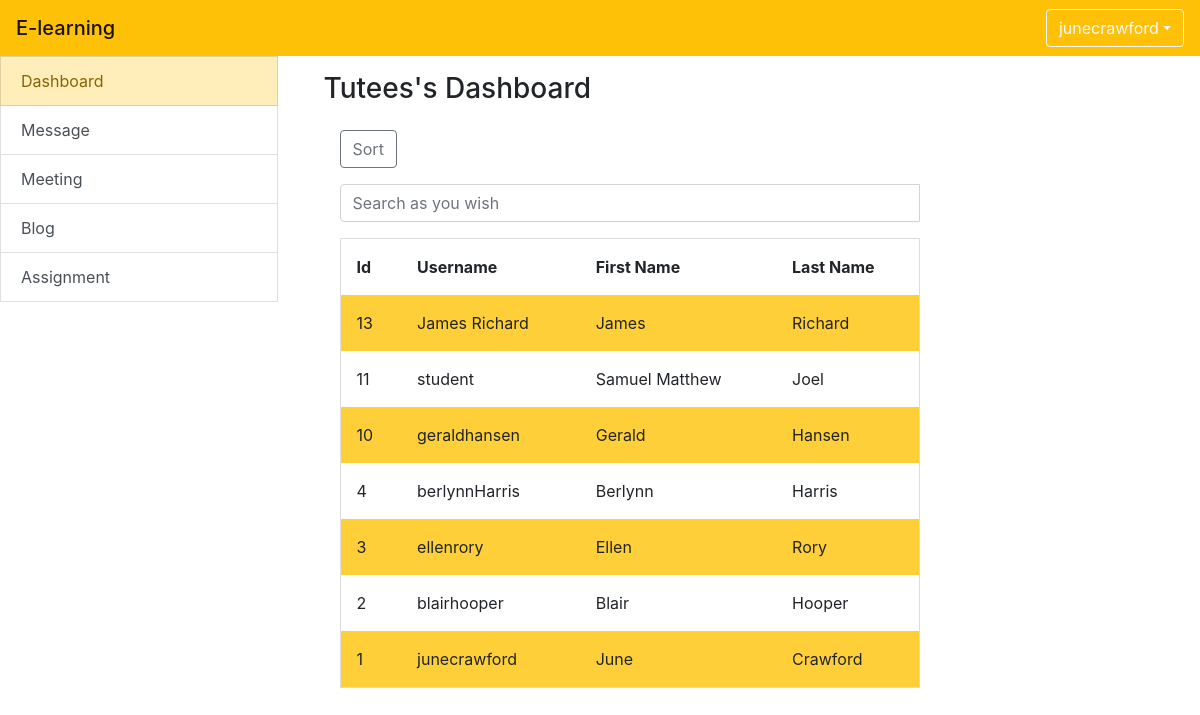
The page /lecture_dashboard.php (signed in) on the database its author committed.
### tables this page shows
CREATE TABLE `student` (
  `studId` int(11) NOT NULL,
  `username` varchar(50) NOT NULL,
  `password` varchar(50) NOT NULL,
  `firstName` varchar(50) NOT NULL,
  `lastName` varchar(50) NOT NULL,
  `email` varchar(50) NOT NULL,
  `Tutor` int(11) NOT NULL
);

### include/function.php (called while the page is built, shortened)
<?php
include_once 'database.php';
function query($sql) {
  global $connection;
  return mysqli_query($connection, $sql);
}
function fetch_array($result){
  return mysqli_fetch_array($result);
}
 ?>

### lecture_dashboard.php (the view, shortened to what this page needs)
<?php
include 'include/header.php';
?>
<div class="container-fluid row">
	<div class="list-group col-3">
		<?php include 'include/sidebar.php'; ?>
	</div>
		<div class="col-9">
		<div class="container p-3">
			<h3>Tutees's Dashboard</h3>
	<div class="col-20">
    <div class="container p-3">
<div class="row">
  <div class="col-9">
  <button class="btn btn-outline-secondary" onclick="sortTable"type="button" id="button-addon3">Sort</button> </p>
 <div class="input-group mb-3">
  <input type="text" class="form-control" id="myInput" onkeyup="myFunction()" placeholder="Search as you wish"> </p>
</div>
<body>
  <form action="lecture_tuteeList.php" method="post">
            <table id ="theTable">
              <tr>
                    <th>Id</th>
                    <th>Username</th>
                    <th>First Name</th>
                    <th>Last Name</th>
                </tr>
  <?php
    $query = query("SELECT * FROM student ORDER BY studId DESC");
 while ($row = fetch_array($query)) {
		$studId = $row ['studId'];
		$username = $row['username'];
		$firstName = $row['firstName'];
		$lastName = $row['lastName'];
?>
                <tr>
                    <td><?php echo $studId?></td>
                    <td><?php echo $username?></td>
                    <td><?php echo $firstName?></td>
                    <td><?php echo $lastName?></td>
                </tr>
                <?php
			}
				?>
            </table>
        </form>
<?php
	include './include/footer.php';
	?>

### lecture_dashboard.php (style rules this page uses)
table { border-spacing: 0; width: 100%; border: 1px solid #ddd; }
th, td { text-align: left; padding: 16px; }
tr:nth-child(even) { background-color: #FFCF3A }

### rows shown on the page
student: studId "13", username "James Richard", firstName "James", lastName "Richard"
student: studId "11", username "student", firstName "Samuel Matthew", lastName "Joel"
student: studId "10", username "geraldhansen", firstName "Gerald", lastName "Hansen"
student: studId "4", username "berlynnHarris", firstName "Berlynn", lastName "Harris"
student: studId "3", username "ellenrory", firstName "Ellen", lastName "Rory"
student: studId "2", username "blairhooper", firstName "Blair", lastName "Hooper"
student: studId "1", username "junecrawford", firstName "June", lastName "Crawford"

### other values the page prints
$_SESSION['username'] "junecrawford"
$value "Dashboard"
$value "Message"
$value "Meeting"
$value "Blog"
$value "Assignment"
